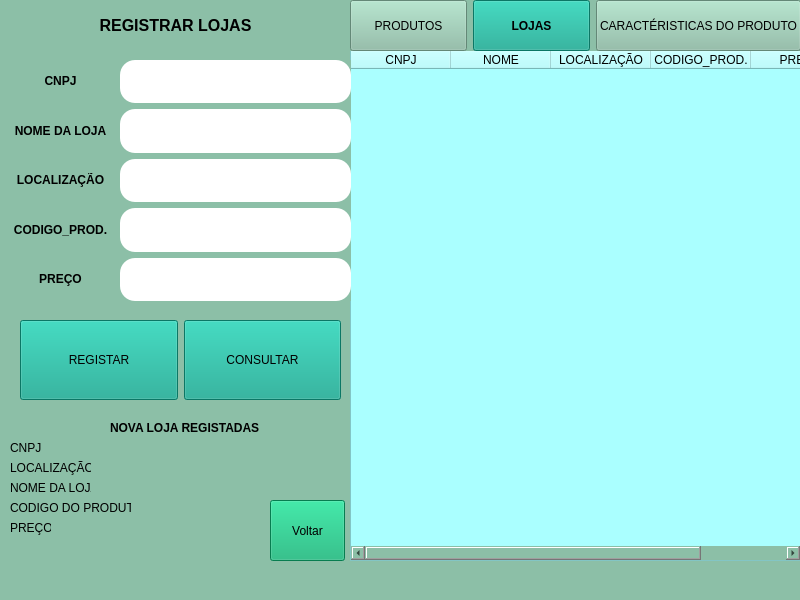
<?xml version="1.0" encoding="UTF-8"?>
<ui version="4.0">
 <class>MainWindow</class>
 <widget class="QMainWindow" name="MainWindow">
  <property name="geometry">
   <rect>
    <x>0</x>
    <y>0</y>
    <width>800</width>
    <height>600</height>
   </rect>
  </property>
  <property name="windowTitle">
   <string>MainWindow</string>
  </property>
  <property name="styleSheet">
   <string notr="true">background-color:rgb(140, 191, 167)</string>
  </property>
  <widget class="QWidget" name="centralwidget">
   <property name="enabled">
    <bool>true</bool>
   </property>
   <widget class="QTableWidget" name="tableWidget">
    <property name="geometry">
     <rect>
      <x>350</x>
      <y>50</y>
      <width>451</width>
      <height>511</height>
     </rect>
    </property>
    <property name="styleSheet">
     <string notr="true">background-color: rgb(170, 255, 255);</string>
    </property>
    <column>
     <property name="text">
      <string>CNPJ</string>
     </property>
    </column>
    <column>
     <property name="text">
      <string>NOME</string>
     </property>
    </column>
    <column>
     <property name="text">
      <string>LOCALIZAÇÃO</string>
     </property>
    </column>
    <column>
     <property name="text">
      <string>CODIGO_PROD.</string>
     </property>
    </column>
    <column>
     <property name="text">
      <string>PREÇO</string>
     </property>
    </column>
   </widget>
   <widget class="QLabel" name="label">
    <property name="geometry">
     <rect>
      <x>60</x>
      <y>0</y>
      <width>231</width>
      <height>51</height>
     </rect>
    </property>
    <property name="text">
     <string>&lt;html&gt;&lt;head/&gt;&lt;body&gt;&lt;p&gt;&lt;span style=&quot; font-size:12pt; font-weight:600;&quot;&gt;REGISTRAR LOJAS&lt;/span&gt;&lt;/p&gt;&lt;/body&gt;&lt;/html&gt;</string>
    </property>
    <property name="alignment">
     <set>Qt::AlignCenter</set>
    </property>
   </widget>
   <widget class="QWidget" name="horizontalLayoutWidget">
    <property name="geometry">
     <rect>
      <x>350</x>
      <y>0</y>
      <width>451</width>
      <height>51</height>
     </rect>
    </property>
    <layout class="QHBoxLayout" name="horizontalLayout">
     <item>
      <widget class="QPushButton" name="pushButton_5">
       <property name="sizePolicy">
        <sizepolicy hsizetype="Preferred" vsizetype="Preferred">
         <horstretch>0</horstretch>
         <verstretch>0</verstretch>
        </sizepolicy>
       </property>
       <property name="text">
        <string>PRODUTOS</string>
       </property>
      </widget>
     </item>
     <item>
      <widget class="QPushButton" name="pushButton_4">
       <property name="sizePolicy">
        <sizepolicy hsizetype="Preferred" vsizetype="Preferred">
         <horstretch>0</horstretch>
         <verstretch>0</verstretch>
        </sizepolicy>
       </property>
       <property name="font">
        <font>
         <weight>75</weight>
         <bold>true</bold>
        </font>
       </property>
       <property name="styleSheet">
        <string notr="true">
background-color: rgb(15, 166, 141);</string>
       </property>
       <property name="text">
        <string>LOJAS</string>
       </property>
      </widget>
     </item>
     <item>
      <widget class="QPushButton" name="pushButton_3">
       <property name="sizePolicy">
        <sizepolicy hsizetype="Preferred" vsizetype="Preferred">
         <horstretch>0</horstretch>
         <verstretch>0</verstretch>
        </sizepolicy>
       </property>
       <property name="text">
        <string>CARACTÉRISTICAS DO PRODUTO</string>
       </property>
      </widget>
     </item>
    </layout>
   </widget>
   <widget class="QLabel" name="label_7">
    <property name="geometry">
     <rect>
      <x>110</x>
      <y>420</y>
      <width>151</width>
      <height>16</height>
     </rect>
    </property>
    <property name="text">
     <string>&lt;html&gt;&lt;head/&gt;&lt;body&gt;&lt;p&gt;&lt;span style=&quot; font-weight:600;&quot;&gt;NOVA  LOJA  REGISTADAS&lt;/span&gt;&lt;/p&gt;&lt;/body&gt;&lt;/html&gt;</string>
    </property>
   </widget>
   <widget class="QLabel" name="label_8">
    <property name="geometry">
     <rect>
      <x>10</x>
      <y>440</y>
      <width>31</width>
      <height>16</height>
     </rect>
    </property>
    <property name="text">
     <string>CNPJ:</string>
    </property>
   </widget>
   <widget class="QLabel" name="label_9">
    <property name="geometry">
     <rect>
      <x>50</x>
      <y>440</y>
      <width>121</width>
      <height>20</height>
     </rect>
    </property>
    <property name="text">
     <string/>
    </property>
   </widget>
   <widget class="QLabel" name="label_10">
    <property name="geometry">
     <rect>
      <x>10</x>
      <y>460</y>
      <width>81</width>
      <height>16</height>
     </rect>
    </property>
    <property name="text">
     <string>LOCALIZAÇÃO: </string>
    </property>
   </widget>
   <widget class="QLabel" name="label_11">
    <property name="geometry">
     <rect>
      <x>100</x>
      <y>460</y>
      <width>111</width>
      <height>20</height>
     </rect>
    </property>
    <property name="text">
     <string/>
    </property>
   </widget>
   <widget class="QLabel" name="label_12">
    <property name="geometry">
     <rect>
      <x>10</x>
      <y>480</y>
      <width>81</width>
      <height>16</height>
     </rect>
    </property>
    <property name="text">
     <string>NOME DA LOJA:</string>
    </property>
   </widget>
   <widget class="QLabel" name="label_13">
    <property name="geometry">
     <rect>
      <x>100</x>
      <y>480</y>
      <width>101</width>
      <height>20</height>
     </rect>
    </property>
    <property name="text">
     <string/>
    </property>
   </widget>
   <widget class="QLabel" name="label_16">
    <property name="geometry">
     <rect>
      <x>10</x>
      <y>520</y>
      <width>41</width>
      <height>16</height>
     </rect>
    </property>
    <property name="text">
     <string>PREÇO:</string>
    </property>
   </widget>
   <widget class="QLabel" name="label_17">
    <property name="geometry">
     <rect>
      <x>60</x>
      <y>520</y>
      <width>111</width>
      <height>20</height>
     </rect>
    </property>
    <property name="text">
     <string/>
    </property>
   </widget>
   <widget class="QWidget" name="horizontalLayoutWidget_2">
    <property name="geometry">
     <rect>
      <x>20</x>
      <y>320</y>
      <width>321</width>
      <height>80</height>
     </rect>
    </property>
    <layout class="QHBoxLayout" name="horizontalLayout_2">
     <item>
      <widget class="QPushButton" name="pushButton">
       <property name="enabled">
        <bool>true</bool>
       </property>
       <property name="sizePolicy">
        <sizepolicy hsizetype="Preferred" vsizetype="Preferred">
         <horstretch>0</horstretch>
         <verstretch>0</verstretch>
        </sizepolicy>
       </property>
       <property name="styleSheet">
        <string notr="true">
background-color: rgb(15, 166, 141);</string>
       </property>
       <property name="text">
        <string>REGISTAR</string>
       </property>
      </widget>
     </item>
     <item>
      <widget class="QPushButton" name="pushButton_2">
       <property name="sizePolicy">
        <sizepolicy hsizetype="Preferred" vsizetype="Preferred">
         <horstretch>0</horstretch>
         <verstretch>0</verstretch>
        </sizepolicy>
       </property>
       <property name="styleSheet">
        <string notr="true">
background-color: rgb(15, 166, 141);</string>
       </property>
       <property name="text">
        <string>CONSULTAR</string>
       </property>
      </widget>
     </item>
    </layout>
   </widget>
   <widget class="QLabel" name="label_19">
    <property name="geometry">
     <rect>
      <x>10</x>
      <y>500</y>
      <width>121</width>
      <height>16</height>
     </rect>
    </property>
    <property name="text">
     <string>CODIGO DO PRODUTO:</string>
    </property>
   </widget>
   <widget class="QLabel" name="label_20">
    <property name="geometry">
     <rect>
      <x>140</x>
      <y>500</y>
      <width>111</width>
      <height>20</height>
     </rect>
    </property>
    <property name="text">
     <string/>
    </property>
   </widget>
   <widget class="QWidget" name="verticalLayoutWidget">
    <property name="geometry">
     <rect>
      <x>0</x>
      <y>60</y>
      <width>121</width>
      <height>241</height>
     </rect>
    </property>
    <layout class="QVBoxLayout" name="verticalLayout">
     <item>
      <widget class="QLabel" name="label_2">
       <property name="text">
        <string>&lt;html&gt;&lt;head/&gt;&lt;body&gt;&lt;p&gt;&lt;span style=&quot; font-weight:600;&quot;&gt;CNPJ&lt;/span&gt;&lt;/p&gt;&lt;/body&gt;&lt;/html&gt;</string>
       </property>
       <property name="alignment">
        <set>Qt::AlignCenter</set>
       </property>
      </widget>
     </item>
     <item>
      <widget class="QLabel" name="label_18">
       <property name="text">
        <string>&lt;html&gt;&lt;head/&gt;&lt;body&gt;&lt;p&gt;&lt;span style=&quot; font-weight:600;&quot;&gt;NOME DA LOJA&lt;/span&gt;&lt;/p&gt;&lt;/body&gt;&lt;/html&gt;</string>
       </property>
       <property name="alignment">
        <set>Qt::AlignCenter</set>
       </property>
      </widget>
     </item>
     <item>
      <widget class="QLabel" name="label_3">
       <property name="text">
        <string>&lt;html&gt;&lt;head/&gt;&lt;body&gt;&lt;p&gt;&lt;span style=&quot; font-weight:600;&quot;&gt;LOCALIZAÇÃO&lt;/span&gt;&lt;/p&gt;&lt;/body&gt;&lt;/html&gt;</string>
       </property>
       <property name="alignment">
        <set>Qt::AlignCenter</set>
       </property>
      </widget>
     </item>
     <item>
      <widget class="QLabel" name="label_4">
       <property name="text">
        <string>&lt;html&gt;&lt;head/&gt;&lt;body&gt;&lt;p&gt;&lt;span style=&quot; font-weight:600;&quot;&gt;CODIGO_PROD.&lt;/span&gt;&lt;/p&gt;&lt;/body&gt;&lt;/html&gt;</string>
       </property>
       <property name="alignment">
        <set>Qt::AlignCenter</set>
       </property>
      </widget>
     </item>
     <item>
      <widget class="QLabel" name="label_6">
       <property name="text">
        <string>&lt;html&gt;&lt;head/&gt;&lt;body&gt;&lt;p&gt;&lt;span style=&quot; font-weight:600;&quot;&gt;PREÇO&lt;/span&gt;&lt;/p&gt;&lt;/body&gt;&lt;/html&gt;</string>
       </property>
       <property name="alignment">
        <set>Qt::AlignCenter</set>
       </property>
      </widget>
     </item>
    </layout>
   </widget>
   <widget class="QWidget" name="verticalLayoutWidget_2">
    <property name="geometry">
     <rect>
      <x>120</x>
      <y>60</y>
      <width>231</width>
      <height>241</height>
     </rect>
    </property>
    <layout class="QVBoxLayout" name="verticalLayout_2">
     <item>
      <widget class="QLineEdit" name="lineEdit">
       <property name="sizePolicy">
        <sizepolicy hsizetype="Preferred" vsizetype="Preferred">
         <horstretch>0</horstretch>
         <verstretch>0</verstretch>
        </sizepolicy>
       </property>
       <property name="font">
        <font>
         <pointsize>12</pointsize>
        </font>
       </property>
       <property name="styleSheet">
        <string notr="true">background-color: rgb(255, 170, 0);
border-color: qlineargradient(spread:pad, x1:0, y1:0, x2:1, y2:0, stop:0 rgba(0, 0, 0, 255), stop:1 rgba(255, 255, 255, 255));
border-color: rgb(0, 0, 0);
border-radius:15px;
background-color: rgb(255, 255, 255);
border-color: qlineargradient(spread:pad, x1:0, y1:0, x2:1, y2:0, stop:0 rgba(0, 0, 0, 255), stop:1 rgba(255, 255, 255, 255));
border-width: 2px; 
border - style:outset;
border - color:black;</string>
       </property>
      </widget>
     </item>
     <item>
      <widget class="QLineEdit" name="lineEdit_2">
       <property name="sizePolicy">
        <sizepolicy hsizetype="Preferred" vsizetype="Preferred">
         <horstretch>0</horstretch>
         <verstretch>0</verstretch>
        </sizepolicy>
       </property>
       <property name="font">
        <font>
         <pointsize>12</pointsize>
        </font>
       </property>
       <property name="styleSheet">
        <string notr="true">background-color: rgb(255, 170, 0);
border-color: qlineargradient(spread:pad, x1:0, y1:0, x2:1, y2:0, stop:0 rgba(0, 0, 0, 255), stop:1 rgba(255, 255, 255, 255));
border-color: rgb(0, 0, 0);
border-radius:15px;
background-color: rgb(255, 255, 255);
border-color: qlineargradient(spread:pad, x1:0, y1:0, x2:1, y2:0, stop:0 rgba(0, 0, 0, 255), stop:1 rgba(255, 255, 255, 255));
border-width: 2px; 
border - style:outset;
border - color:black;</string>
       </property>
      </widget>
     </item>
     <item>
      <widget class="QLineEdit" name="lineEdit_3">
       <property name="sizePolicy">
        <sizepolicy hsizetype="Preferred" vsizetype="Preferred">
         <horstretch>0</horstretch>
         <verstretch>0</verstretch>
        </sizepolicy>
       </property>
       <property name="font">
        <font>
         <pointsize>12</pointsize>
        </font>
       </property>
       <property name="styleSheet">
        <string notr="true">background-color: rgb(255, 170, 0);
border-color: qlineargradient(spread:pad, x1:0, y1:0, x2:1, y2:0, stop:0 rgba(0, 0, 0, 255), stop:1 rgba(255, 255, 255, 255));
border-color: rgb(0, 0, 0);
border-radius:15px;
background-color: rgb(255, 255, 255);
border-color: qlineargradient(spread:pad, x1:0, y1:0, x2:1, y2:0, stop:0 rgba(0, 0, 0, 255), stop:1 rgba(255, 255, 255, 255));
border-width: 2px; 
border - style:outset;
border - color:black;</string>
       </property>
      </widget>
     </item>
     <item>
      <widget class="QLineEdit" name="lineEdit_4">
       <property name="sizePolicy">
        <sizepolicy hsizetype="Preferred" vsizetype="Preferred">
         <horstretch>0</horstretch>
         <verstretch>0</verstretch>
        </sizepolicy>
       </property>
       <property name="font">
        <font>
         <pointsize>12</pointsize>
        </font>
       </property>
       <property name="styleSheet">
        <string notr="true">background-color: rgb(255, 170, 0);
border-color: qlineargradient(spread:pad, x1:0, y1:0, x2:1, y2:0, stop:0 rgba(0, 0, 0, 255), stop:1 rgba(255, 255, 255, 255));
border-color: rgb(0, 0, 0);
border-radius:15px;
background-color: rgb(255, 255, 255);
border-color: qlineargradient(spread:pad, x1:0, y1:0, x2:1, y2:0, stop:0 rgba(0, 0, 0, 255), stop:1 rgba(255, 255, 255, 255));
border-width: 2px; 
border - style:outset;
border - color:black;</string>
       </property>
       <property name="text">
        <string/>
       </property>
      </widget>
     </item>
     <item>
      <widget class="QLineEdit" name="lineEdit_6">
       <property name="sizePolicy">
        <sizepolicy hsizetype="Preferred" vsizetype="Preferred">
         <horstretch>0</horstretch>
         <verstretch>0</verstretch>
        </sizepolicy>
       </property>
       <property name="font">
        <font>
         <pointsize>12</pointsize>
        </font>
       </property>
       <property name="styleSheet">
        <string notr="true">background-color: rgb(255, 170, 0);
border-color: qlineargradient(spread:pad, x1:0, y1:0, x2:1, y2:0, stop:0 rgba(0, 0, 0, 255), stop:1 rgba(255, 255, 255, 255));
border-color: rgb(0, 0, 0);
border-radius:15px;
background-color: rgb(255, 255, 255);
border-color: qlineargradient(spread:pad, x1:0, y1:0, x2:1, y2:0, stop:0 rgba(0, 0, 0, 255), stop:1 rgba(255, 255, 255, 255));
border-width: 2px; 
border - style:outset;
border - color:black;</string>
       </property>
       <property name="text">
        <string/>
       </property>
      </widget>
     </item>
    </layout>
   </widget>
   <widget class="QPushButton" name="pushButton_6">
    <property name="geometry">
     <rect>
      <x>270</x>
      <y>500</y>
      <width>75</width>
      <height>61</height>
     </rect>
    </property>
    <property name="styleSheet">
     <string notr="true">background-color: rgb(10, 175, 112);
</string>
    </property>
    <property name="text">
     <string>Voltar</string>
    </property>
   </widget>
   <widget class="QLabel" name="label_14">
    <property name="geometry">
     <rect>
      <x>10</x>
      <y>545</y>
      <width>91</width>
      <height>21</height>
     </rect>
    </property>
    <property name="text">
     <string/>
    </property>
   </widget>
  </widget>
  <widget class="QMenuBar" name="menubar">
   <property name="geometry">
    <rect>
     <x>0</x>
     <y>0</y>
     <width>800</width>
     <height>21</height>
    </rect>
   </property>
  </widget>
 </widget>
 <resources/>
 <connections/>
</ui>
